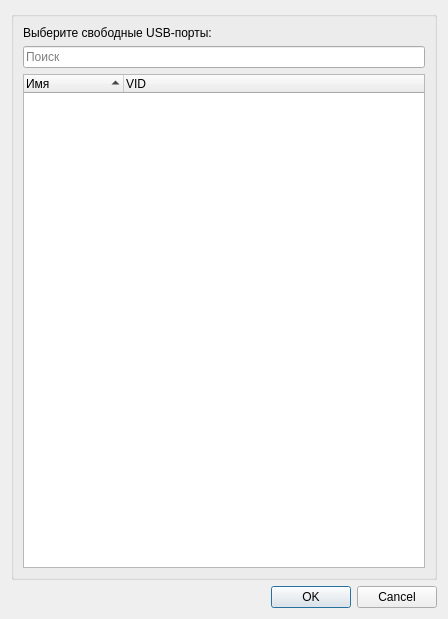
<?xml version="1.0" encoding="UTF-8"?>
<ui version="4.0">
 <class>SelectPort</class>
 <widget class="QDialog" name="SelectPort">
  <property name="geometry">
   <rect>
    <x>0</x>
    <y>0</y>
    <width>448</width>
    <height>619</height>
   </rect>
  </property>
  <property name="windowTitle">
   <string>Добавить USB-порт</string>
  </property>
  <layout class="QGridLayout" name="gridLayout">
   <item row="0" column="0">
    <widget class="QGroupBox" name="groupBox">
     <property name="title">
      <string/>
     </property>
     <layout class="QGridLayout" name="gridLayout_2">
      <item row="2" column="0">
       <widget class="QTreeWidget" name="treeWidget">
        <property name="selectionMode">
         <enum>QAbstractItemView::SelectionMode::MultiSelection</enum>
        </property>
        <property name="sortingEnabled">
         <bool>true</bool>
        </property>
        <column>
         <property name="text">
          <string>Имя</string>
         </property>
        </column>
        <column>
         <property name="text">
          <string>VID</string>
         </property>
        </column>
       </widget>
      </item>
      <item row="0" column="0">
       <widget class="QLabel" name="label">
        <property name="text">
         <string>Выберите свободные USB-порты:</string>
        </property>
       </widget>
      </item>
      <item row="1" column="0">
       <widget class="QLineEdit" name="lineEdit">
        <property name="placeholderText">
         <string>Поиск</string>
        </property>
       </widget>
      </item>
     </layout>
    </widget>
   </item>
   <item row="1" column="0">
    <widget class="QDialogButtonBox" name="buttonBox">
     <property name="orientation">
      <enum>Qt::Orientation::Horizontal</enum>
     </property>
     <property name="standardButtons">
      <set>QDialogButtonBox::StandardButton::Cancel|QDialogButtonBox::StandardButton::Ok</set>
     </property>
    </widget>
   </item>
  </layout>
 </widget>
 <resources/>
 <connections>
  <connection>
   <sender>buttonBox</sender>
   <signal>accepted()</signal>
   <receiver>SelectPort</receiver>
   <slot>accept()</slot>
   <hints>
    <hint type="sourcelabel">
     <x>248</x>
     <y>254</y>
    </hint>
    <hint type="destinationlabel">
     <x>157</x>
     <y>274</y>
    </hint>
   </hints>
  </connection>
  <connection>
   <sender>buttonBox</sender>
   <signal>rejected()</signal>
   <receiver>SelectPort</receiver>
   <slot>reject()</slot>
   <hints>
    <hint type="sourcelabel">
     <x>316</x>
     <y>260</y>
    </hint>
    <hint type="destinationlabel">
     <x>286</x>
     <y>274</y>
    </hint>
   </hints>
  </connection>
 </connections>
</ui>
